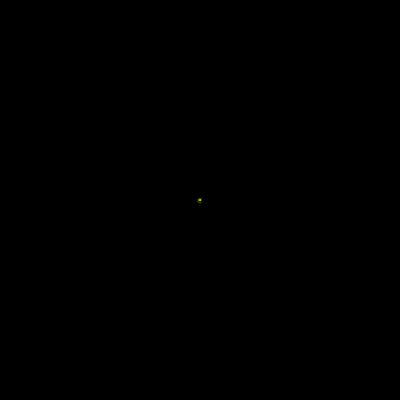
Frame 1 (no input)
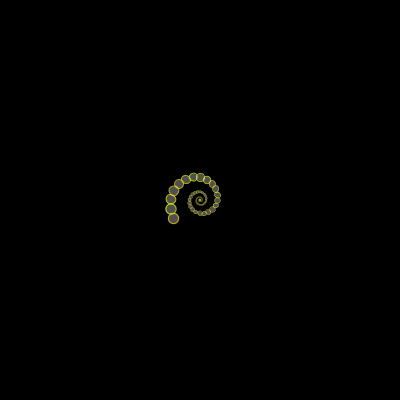
Frame 60 (the mouse pressed at the canvas centre just before this capture)
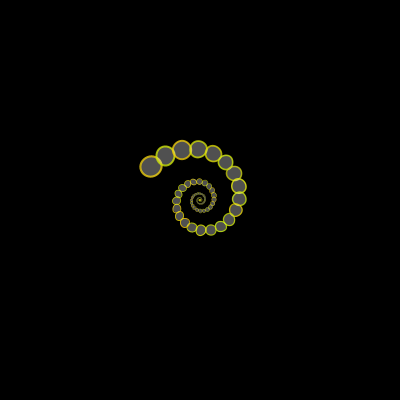
Frame 120 (the mouse held since frame 60 and released just before this capture)

The Processing sketch that drew these frames (run headless with seeded random() and noise(); from frame 60 on, the mouse is pressed at the canvas centre):

// Processing sketch: aug13e_spiralshit
// ── aug13e_spiralshit.pde
int time_off = 500; //time between flashes
int time_on = 1000; //how much time to stay on
int last_saved_time;//last time the light was on or off 
Boolean light_is_on = false;//boolean to see if the light is on or off

void setup() {
  smooth();
  size(400, 400);
  last_saved_time = millis();
}

void draw() {
  background(0);
  translate(width * .5, height * .5); //rotate from the center of the screen
  rotate(millis() * .0012); //rotation in radians
  scale(millis() * .0001); //scale up slowly. scale(1) is 100%, scale(2) is 200%, etc...
  
  //by traditional programming standards, the above code is sloppy from a memory perspective,
  //but heck, I'm in art school, so who cares!!
  
  for (int i = 0; i<200; i++) {
    //I'm using this for loop to draw 120 bulbs in a spiral by rotating each bulb 
    //slightly and scaling it slightly. Past rotate() and scale() commands stack on each other
    //so they rotate based on the last rotation. 
    rotate(PI * .10); 
    scale(.95); //smaller and smaller scale every iteration of this for loop 
    drawCir(int(width * .5), int(height * .5));
  }
}

void drawCir(int center_x, int center_y) {
  //change the color of the light
  stroke(random(200,255),random(200,255),random(0,20),200);
  strokeWeight(10);
  if (light_is_on == true) {
    fill(255, 80);
    if (time_on < millis() - last_saved_time) {
        light_is_on = false; 
        last_saved_time = millis();
    } 
  } else {
    fill(20,80);
    if (time_off < millis() - last_saved_time) {
      light_is_on = true;
      last_saved_time = millis();
    }
  }
  //draw the bulb
  ellipse(center_x, center_y, random(90,100), random(90,100));
  
}
